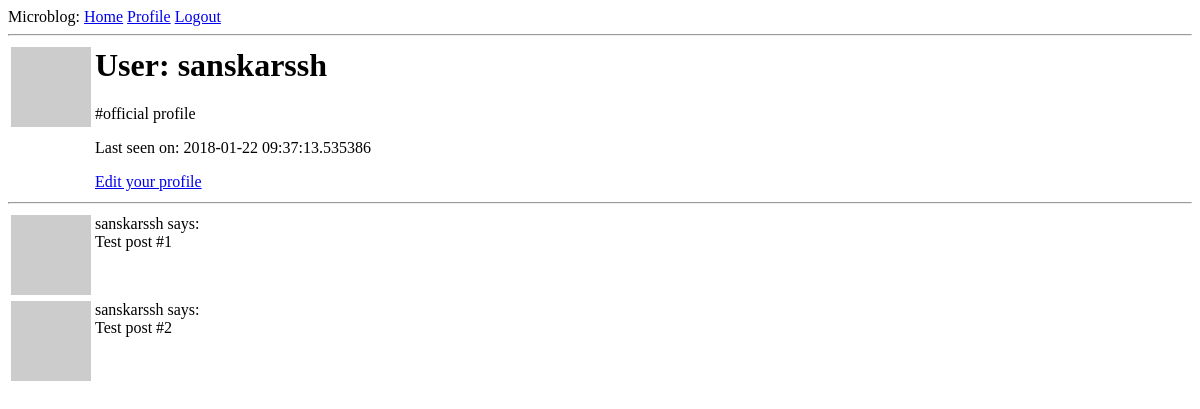
/user/sanskarssh (signed in), run on an earlier commit of the app's database.
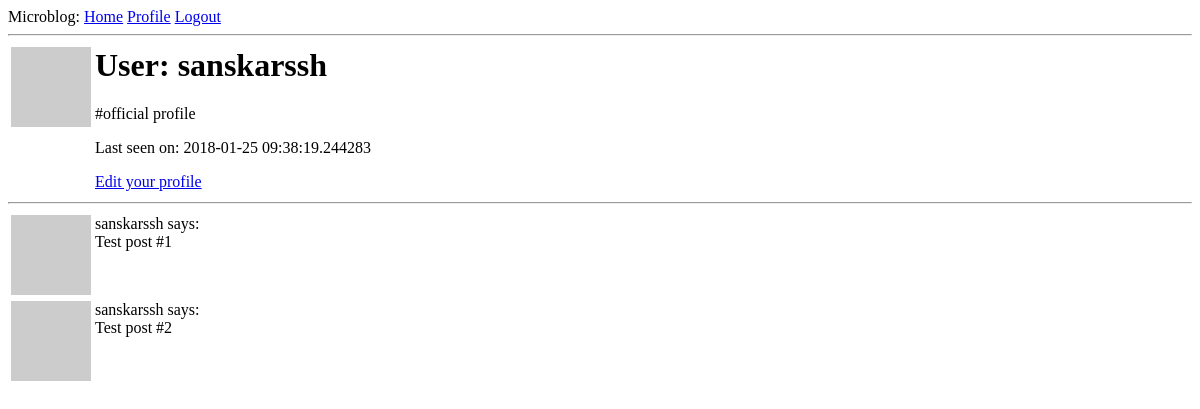
And on a later commit of the database.
### app/models.py (models this page shows, shortened)
class User(UserMixin, db_instance.Model):
    id = db_instance.Column(db_instance.Integer, primary_key = True)
    username = db_instance.Column(db_instance.String(64), index=True, unique=True)
    email = db_instance.Column(db_instance.String(120), index=True, unique=True)
    password_hash = db_instance.Column(db_instance.String(128))
    posts = db_instance.relationship("Post", backref="author", lazy="dynamic")
    about_me = db_instance.Column(db_instance.String(180))
    last_seen = db_instance.Column(db_instance.DateTime, default= datetime.utcnow)
    def avatar(self,size):
        digest = md5(self.email.lower().encode("utf-8")).hexdigest()
        return 'https://www.gravatar.com/avatar/{}?d=identicon&s={}'.format(digest, size)

### app/routes.py (the view)
@app_instance.route("/user/<username>")
@login_required
def user_profile(username):
    user_obj = User.query.filter_by(username= username).first_or_404()
    posts = [
        {'author': user_obj, 'body': 'Test post #1'},
        {'author': user_obj, 'body': 'Test post #2'}
    ]
    return render_template("user_profile.html", user = user_obj, posts = posts)

### app/models.py (called while the page is built)
@login_manager_instance.user_loader
def load_user(id):
    return User.query.get(int (id))

### app/routes.py (called while the page is built)
@app_instance.before_request
def before_request():
    if current_user.is_authenticated:
        current_user.last_seen = datetime.utcnow()
        db_instance.session.commit()

### app/templates/user_profile.html
{% extends "base.html" %}
{% block content %}
<table>
    <tr valign="top">
        <td><img src="{{ user.avatar(128) }}"></td>
        <td>
            <h1>User: {{ user.username }}</h1>
            {% if user.about_me %}<p>{{ user.about_me }}</p>{% endif %}
            {% if user.last_seen %}<p>Last seen on: {{ user.last_seen }}</p>{% endif %}
            {% if user == current_user %}
                <p><a href="{{ url_for('edit_profile') }}">Edit your profile</a></p>
            {% endif %}
        </td>
    </tr>
</table>
<hr>
    {% for post in posts %}
    {% include "_post.html" %}
    {% endfor %}
{% endblock %}

### app/templates/base.html (shortened to what this page needs)
<html>
    <head>
    </head>
    <body>
        <div> Microblog:
          <a href={{url_for("index")}}>Home</a>
          {% if current_user.is_anonymous %}
          <a href={{url_for("login")}}>Login</a>
          {% else %}
          <a href="{{ url_for('user_profile', username=current_user.username) }}">Profile</a>
          <a href={{url_for("logout")}}>Logout</a>
          {% endif %}
        </div>
        <hr>
        {% block content %}{% endblock %}
    </body>
</html>

### app/templates/_post.html
<table>
    <tr valign="top">
        <td><img src="{{ post.author.avatar(36) }}"></td>
        <td>{{ post.author.username }} says:<br>{{ post.body }}</td>
    </tr>
</table>

What changed in the data, as far as the page shows it:
changed User "sanskarssh": last_seen "2018-01-22 09:37:13.535386" → "2018-01-25 09:38:19.244283"
